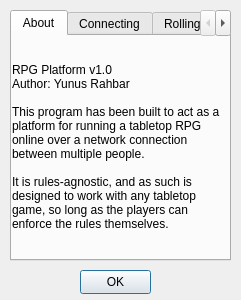
<?xml version="1.0" encoding="UTF-8"?>
<ui version="4.0">
 <class>AboutDialog</class>
 <widget class="QDialog" name="AboutDialog">
  <property name="geometry">
   <rect>
    <x>0</x>
    <y>0</y>
    <width>241</width>
    <height>300</height>
   </rect>
  </property>
  <property name="windowTitle">
   <string>Dialog</string>
  </property>
  <widget class="QPushButton" name="pushButton">
   <property name="geometry">
    <rect>
     <x>80</x>
     <y>270</y>
     <width>71</width>
     <height>24</height>
    </rect>
   </property>
   <property name="text">
    <string>OK</string>
   </property>
  </widget>
  <widget class="QTabWidget" name="tabWidget">
   <property name="geometry">
    <rect>
     <x>10</x>
     <y>10</y>
     <width>221</width>
     <height>251</height>
    </rect>
   </property>
   <property name="currentIndex">
    <number>0</number>
   </property>
   <widget class="QWidget" name="tab">
    <attribute name="title">
     <string>About</string>
    </attribute>
    <widget class="QLabel" name="label">
     <property name="geometry">
      <rect>
       <x>0</x>
       <y>0</y>
       <width>211</width>
       <height>221</height>
      </rect>
     </property>
     <property name="text">
      <string>RPG Platform v1.0
Author: Yunus Rahbar

This program has been built to act as a
platform for running a tabletop RPG
online over a network connection
between multiple people.

It is rules-agnostic, and as such is
designed to work with any tabletop
game, so long as the players can
enforce the rules themselves.</string>
     </property>
    </widget>
   </widget>
   <widget class="QWidget" name="tab_2">
    <attribute name="title">
     <string>Connecting</string>
    </attribute>
    <widget class="QLabel" name="label_2">
     <property name="geometry">
      <rect>
       <x>0</x>
       <y>0</y>
       <width>211</width>
       <height>221</height>
      </rect>
     </property>
     <property name="text">
      <string>How to start a server:

To run a server, select Start Server
from the File menu. Then choose your
username as the GM, and select a port
for the server to listen on (default
9876)

How to connect to a server:

To connect to a server, select Connect 
to Server from the File menu. Then 
choose your username and the IP 
address and port of the server.</string>
     </property>
    </widget>
   </widget>
   <widget class="QWidget" name="tab_3">
    <attribute name="title">
     <string>Rolling Dice</string>
    </attribute>
    <widget class="QLabel" name="label_3">
     <property name="geometry">
      <rect>
       <x>0</x>
       <y>0</y>
       <width>211</width>
       <height>221</height>
      </rect>
     </property>
     <property name="text">
      <string>Rolling Dice:

To roll dice, drag the dice icon from the
side bar into the program. If you drop
the dice above the status bar, it will
broadcast a dice roll to all users from 
the server. Otherwise it will do a 
private local roll.

You can also do a custom roll by 
entering '/roll xdy' in the chat menu.
This will request the server to roll x
number of y sided dice.</string>
     </property>
    </widget>
   </widget>
  </widget>
 </widget>
 <resources/>
 <connections/>
</ui>
